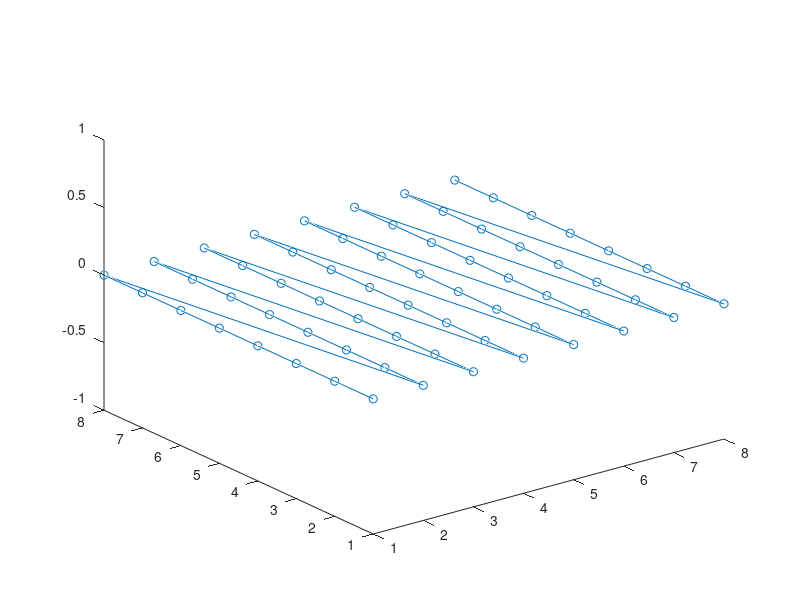

Write MATLAB code to recreate this figure. (Note: this script raises an error after producing the figure.)
DIM = 2;
NX = 8; 
if DIM == 1
    %[nodeX, nodeY, nodeZ] = meshgrid(linspace(0,1,NX),0,0);
    [nodeX, nodeY, nodeZ] = meshgrid(1:NX,0,0);
    [ijkX, ijkY, ijkZ] = meshgrid(1:NX,0,0); 
elseif DIM == 2
    %[nodeX, nodeY, nodeZ] = meshgrid(linspace(0,1,NX),linspace(0,1,NX),0);
    [nodeX, nodeY, nodeZ] = meshgrid(1:NX,1:NX,0);
    [ijkX, ijkY, ijkZ] = meshgrid(1:NX,1:NX,0); 
elseif DIM==3
    [nodeX, nodeY, nodeZ] = meshgrid(1:NX,1:NX,1:NX);
   % [nodeX, nodeY, nodeZ] = meshgrid(linspace(0,1,NX),linspace(0,1,NX),linspace(0,1,NX));
    [ijkX, ijkY, ijkZ] = meshgrid(1:NX,1:NX,1:NX);
else
    fprintf('Error, No support for dimensions greater than 3\n');
    return;
end

nodes = [nodeX(:), nodeY(:), nodeZ(:)];
ijk_ind = [ijkX(:), ijkY(:), ijkZ(:)];

%subplot(2,1,1)
plot3(nodes(:,1), nodes(:,2), nodes(:,3),'o-');

morton_ind = ijk_to_x(ijk_ind, DIM, [0,1]);

[temp morton_compressed_ind] = sort(morton_ind); 
s_nodes = nodes(morton_compressed_ind,:); 
%subplot(2,1,2)
% plot3(s_nodes(:,1), s_nodes(:,2), s_nodes(:,3),'o-');
% xlabel('k');
% ylabel('i');
% zlabel('j');


subplot(2,2,1); 
plot3(nodes(:,1), nodes(:,2), nodes(:,3),'o-');
title('Original (Raster) Order');
view(DIM)

subplot(2,2,2); 
morton_ind = ijk_to_zz(ijk_ind, DIM, [0,1]);
[temp morton_compressed_ind] = sort(morton_ind); 
s_nodes = nodes(morton_compressed_ind,:); 
plot3(s_nodes(:,1), s_nodes(:,2), s_nodes(:,3),'o-');
title('Morton (Z) Order');
view(DIM)

subplot(2,2,3); 
morton_ind = ijk_to_u(ijk_ind, DIM, [0,1]);
[temp morton_compressed_ind] = sort(morton_ind); 
s_nodes = nodes(morton_compressed_ind,:); 
plot3(s_nodes(:,1), s_nodes(:,2), s_nodes(:,3),'o-');
title('Gray-Code (U) Order');
view(DIM)

subplot(2,2,4); 
morton_ind = ijk_to_x(ijk_ind, DIM, [0,1]);
[temp morton_compressed_ind] = sort(morton_ind); 
s_nodes = nodes(morton_compressed_ind,:); 
plot3(s_nodes(:,1), s_nodes(:,2), s_nodes(:,3),'o-');
title('Cross (X) Order');
view(DIM)
